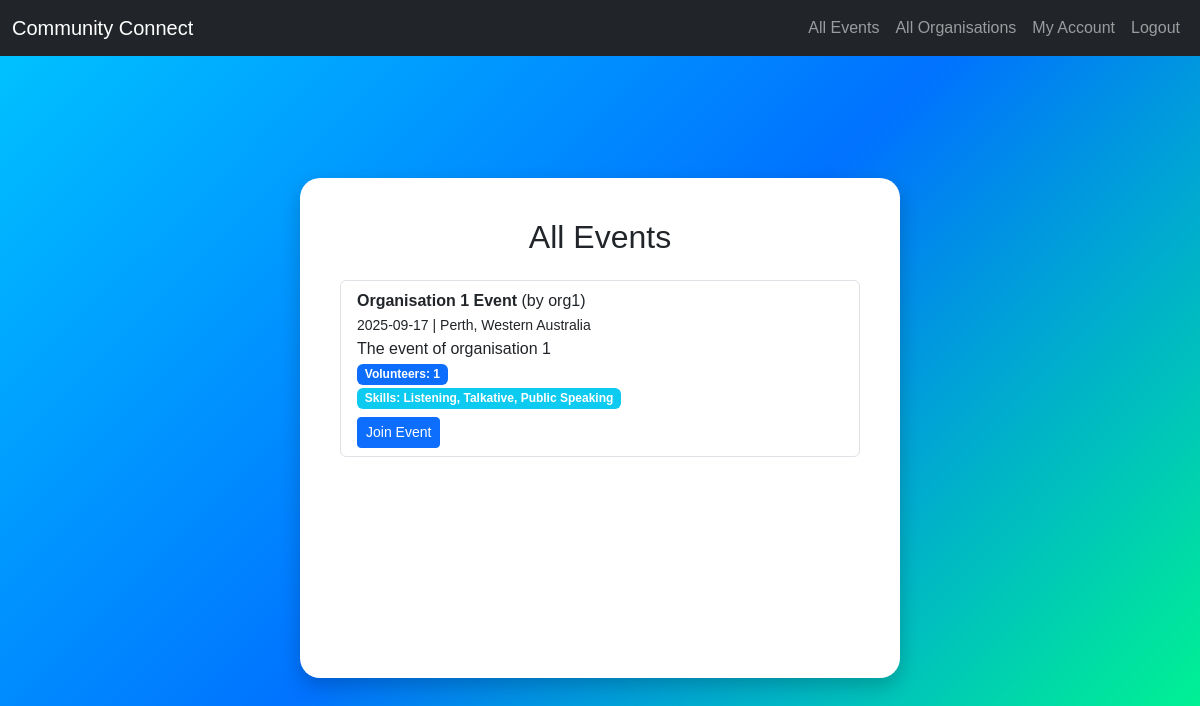
The app's page /events (signed in), older data.
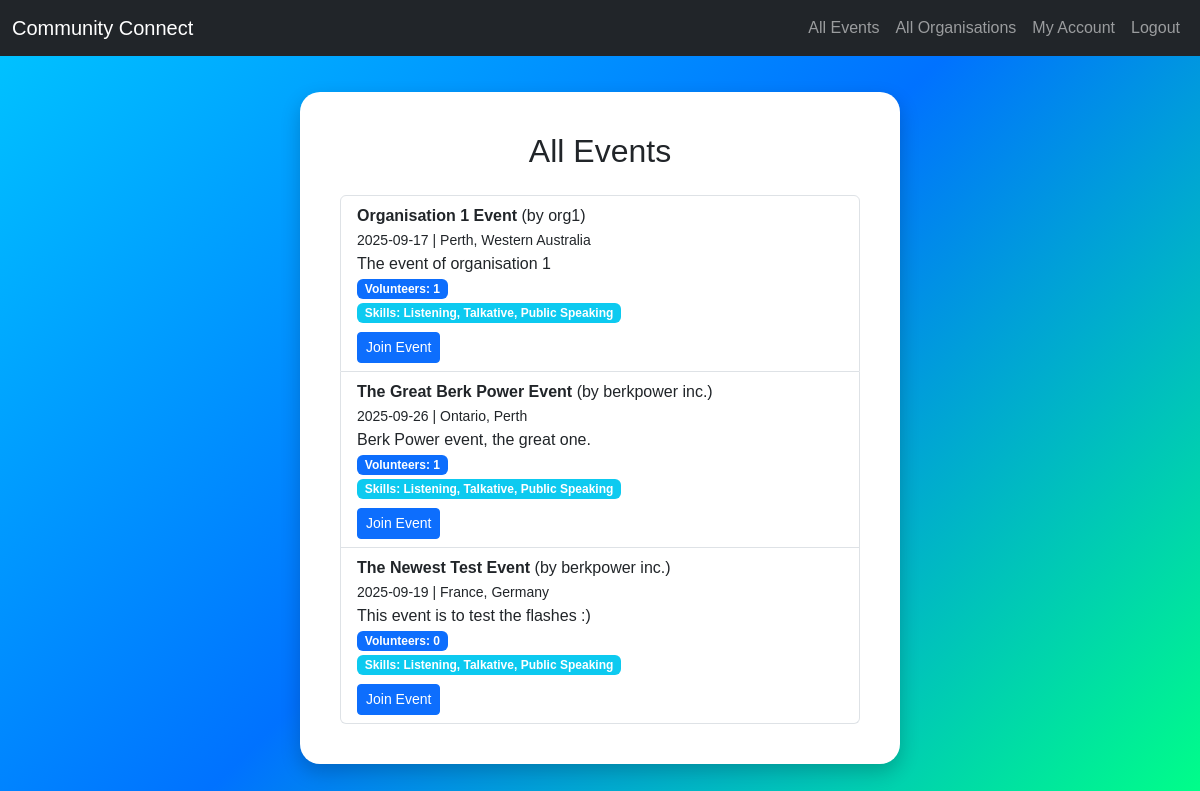
The same page, newer data.
### tables this page shows
CREATE TABLE event (
            event_id INTEGER PRIMARY KEY AUTOINCREMENT,
            organisation_id INTEGER NOT NULL,
            title TEXT NOT NULL,
            description TEXT,
            event_date TIMESTAMP NOT NULL,
            location TEXT,
            max_volunteers INTEGER,
            FOREIGN KEY (organisation_id) REFERENCES organisation(organisation_id) ON DELETE CASCADE
        );

CREATE TABLE organisation (
            organisation_id INTEGER PRIMARY KEY AUTOINCREMENT,
            user_id INTEGER NOT NULL,
            name TEXT NOT NULL,
            description TEXT,
            address TEXT,
            website_url TEXT,
            FOREIGN KEY (user_id) REFERENCES user(user_id) ON DELETE CASCADE
        );

### app.py (the view)
@app.route('/events')
def events():
    if 'user_id' not in session:
        return redirect(url_for('login'))
    with get_db() as conn:
        cursor = conn.cursor()
        cursor.execute("SELECT role FROM user WHERE user_id = ?", (session['user_id'],))
        role = cursor.fetchone()['role']
        cursor.execute("""
            SELECT e.*, o.name AS name, u.user_id,
                   (SELECT COUNT(*)
                    FROM volunteer_event ve
                    WHERE ve.event_id = e.event_id) AS volunteer_count
            FROM event e
            JOIN organisation o ON e.organisation_id = o.organisation_id
            JOIN user u ON o.user_id = u.user_id
        """)
        events = cursor.fetchall()
        event_data = []
        for e in events:
            cursor.execute("""
                SELECT s.skill_id, s.name
                FROM event_skill es
                JOIN skill s ON es.skill_id = s.skill_id
                WHERE es.event_id = ?
            """, (e['event_id'],))
            skills = cursor.fetchall()
            event_data.append({
                **dict(e),
                "skills": [s['name'] for s in skills],
                "skill_ids": [int(s['skill_id']) for s in skills]
            })
        volunteer_skills = []
        if role == "volunteer":
            cursor.execute("SELECT volunteer_id FROM volunteer WHERE user_id = ?", (session['user_id'],))
            volunteer = cursor.fetchone()
            if volunteer:
                cursor.execute("SELECT skill_id FROM volunteer_skill WHERE volunteer_id = ?", (volunteer['volunteer_id'],))
                volunteer_skills = [int(row['skill_id']) for row in cursor.fetchall()]
    return render_template("events.html",
                           events=event_data,
                           role=role,
                           volunteer_skills=volunteer_skills)

### models.py (called while the page is built)
def get_db():
    conn = sqlite3.connect(db_path) # Create connection between database and flask
    conn.row_factory = sqlite3.Row # Allows fetching rows as dictionaries
    return conn

### templates/events.html (shortened to what this page needs)
{% extends "layout.html" %}
{% block content %}
<div class="bubble-container">
  <div class="bubble" style="min-height: 500px;">
    <h2 class="text-center mb-4">All Events</h2>
    <ul class="list-group">
      {% for e in events %}
        <li class="list-group-item">
          <strong>{{ e.title }}</strong> (by {{ e.name }})<br>
          <small>{{ e.event_date }} | {{ e.location }}</small><br>
          <span>{{ e.description }}</span><br>
          <span class="badge bg-primary">Volunteers: {{ e.volunteer_count }}</span><br>
          {% if e.skills %}
            <span class="badge bg-info">Skills: {{ e.skills | join(", ") }}</span><br>
          {% endif %}
          {% if role == "volunteer" %}
            {% set matching_skills = e.skill_ids | select('in', volunteer_skills) | list %}
            {% if matching_skills %}
              <form method="POST" action="{{ url_for('join_event', event_id=e.event_id) }}" style="display:inline;">
                <button type="submit" class="btn btn-primary btn-sm mt-2">Join Event</button>
              </form>
            {% endif %}
          {% endif %}
        </li>
      {% else %}
        <li class="list-group-item">No events available yet.</li>
      {% endfor %}
    </ul>
  </div>
</div>
{% endblock %}

### templates/layout.html (shortened to what this page needs)
<!DOCTYPE html>
<html lang="en">
<head>
    <link rel="stylesheet" href="https://cdn.jsdelivr.net/npm/bootstrap@5.3.0/dist/css/bootstrap.min.css">
</head>
<body>
    <nav class="navbar navbar-expand-lg navbar-dark bg-dark">
        <div class="container-fluid">
            <a class="navbar-brand" href="{{ url_for('index') }}">Community Connect</a>
            <div class="collapse navbar-collapse">
                <ul class="navbar-nav ms-auto">
                    {% if not session.get('user_id') %}
                        <li class="nav-item"><a class="nav-link" href="{{ url_for('register') }}">Sign Up</a></li>
                        <li class="nav-item"><a class="nav-link" href="{{ url_for('login') }}">Login</a></li>
                    {% else %}
                        <li class="nav-item"><a class="nav-link" href="{{ url_for('events') }}">All Events</a></li>
                        {% if session.get('role') == 'organisation' %}
                            <li class="nav-item"><a class="nav-link" href="{{ url_for('all_volunteers') }}">All Volunteers</a></li>
                        {% elif session.get('role') == 'volunteer' %}
                            <li class="nav-item"><a class="nav-link" href="{{ url_for('all_organisations') }}">All Organisations</a></li>
                        {% endif %}
                        <li class="nav-item"><a class="nav-link" href="{{ url_for('my_account') }}">My Account</a></li>
                        <li class="nav-item"><a class="nav-link" href="{{ url_for('logout') }}">Logout</a></li>
                    {% endif %}
                </ul>
            </div>
        </div>
    </nav>
    {% block content %}{% endblock %}
</body>
</html>

### templates/layout.html (style rules this page uses)
body { background: linear-gradient(135deg, #00c6ff, #0072ff, #00ff88); min-height: 100vh; margin: 0; font-family: Arial, sans-serif; }
.bubble-container { min-height: calc(100vh - 56px); display: flex; justify-content: center; align-items: center; padding: 20px; }
.bubble { background: white; border-radius: 20px; padding: 40px; box-shadow: 0px 8px 20px rgba(0, 0, 0, 0.2); max-width: 600px; width: 100%; }

Row changes from the older to the newer data that the page shows:
added event: title "The Great Berk Power Event", name "berkpower inc.", event_date "2025-09-26", location "Ontario, Perth", description "Berk Power event, the great one.", volunteer_count "1", skills "Listening, Talkative, Public Speaking"
added event: title "The Newest Test Event", name "berkpower inc.", event_date "2025-09-19", location "France, Germany", description "This event is to test the flashes :)", volunteer_count "0", skills "Listening, Talkative, Public Speaking"
